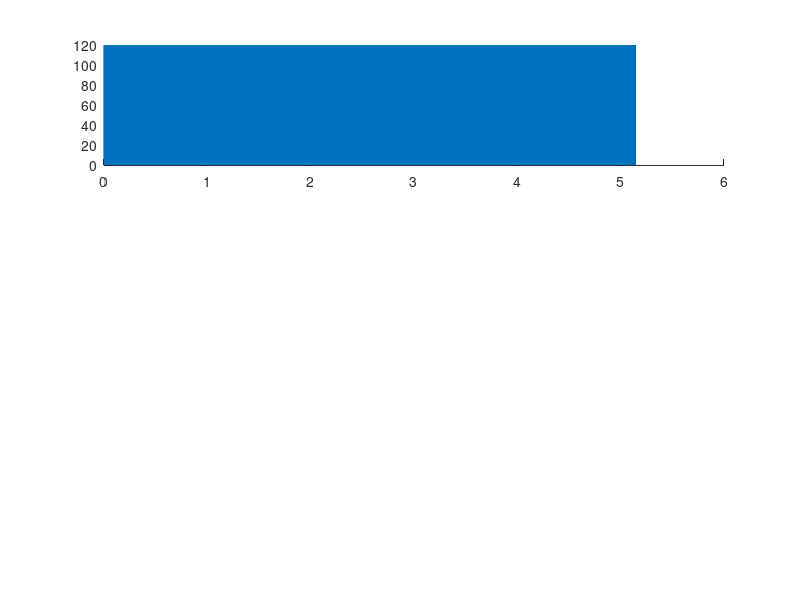

Here is the MATLAB script that generated this plot: (Note: this script raises an error after producing the figure.)
clc
clear 
close all

% Number of runs
nR = 2;

%load files
rd{1,1} = load('SSRTO_results_trial_1');
rd{1,2} = load('SSRTO_results_trial_2');
rd{1,3} = load('SSRTO_results_trial_3');

rd{2,1} = load('HRTO_results_trial_1');
rd{2,2} = load('HRTO_results_trial_2');

rd{3,1} = load('DRTO_results_trial_2');
rd{3,2} = load('DRTO_results_trial_3');

% Optimization sampling time
sT = 10;

% to control figure printing
% false - do not print
% true - print
pPDF = true;
pTIFF = false;
pr = [pPDF, pTIFF];

mark = {'-','-','-'}; % well 1 | 2 |3
mark2 = {'o','none','none'}; % well 1 | 2 |3
line2 = {'none','-','-'}; % well 1 | 2 |3

%\definecolor{HRTO}{RGB}{14,76,146} % YALE #0E4C92
%\definecolor{DRTO}{RGB}{255,36,0} % SCARLET #FF2400 
%\definecolor{SSRTO}{RGB}{207,152,18} % TANGERINE #CF9812A
colorMethod = 1/255*[207,152,18;
                     14,76,146;
                     255,36,0];
                 
colorMap = [0.90,0.90,0.90; %light gray
            0.95,0.95,0.95]; % gelo
cmap = repmat(colorMap,5,1);

colorWell = {'k','b','r'}; % well 1 | 2 |3
inputTitle = {'Well 1','Well 2','Well 3'};
methodTitle = {'SSRTO','ROPA','DRTO'};
parameterTitle_1 = {'\theta_{res,1}','\theta_{res,2}','\theta_{res,3}'};
parameterTitle_2 = {'\theta_{val,1}','\theta_{val,2}','\theta_{val,3}'};

%%
%%%%%%%% 
% DATA %
%%%%%%%%
% final order of the data is 
% DATA{1} (every second)
 % 1: Relative time [s]	
 % 2: FIC-104 setpt [sl/min]	
 % 3: FIC-104 [sl/min]	
 % 4: FIC-105 setpt [sl/min]	
 % 5: FIC-105 [sl/min]	
 % 6: FIC-106 setpt [sl/min]	
 % 7: FIC-106 [sl/min]	
 % 8: CV-101 setpt [l/min]	
 % 9: FI-101 [l/min]	
 % 10: CV-102 setpt [l/min]	
 % 11: FI-102 [l/min]
 % 12: CV-103 setpt [l/min]	
 % 13: FI-103 [l/min]	
 % 14: dP-101 [mbar D]	
 % 15: dP-102 [mbar D]	
 % 16: dP-103 [mbar D]	
 % 17: CV-107 setpt [mbar G]	
 % 18: PI-101 [mbar G]	
 % 19: CV-108 setpt [mbar G]	
 % 20: PI-102 [mbar G]	
 % 21: CV-109 setpt [mbar G]	
 % 22: PI-103 [mbar G]	
 % 23: Pump output pressure setpt [bar g]	
 % 24: PI-104 [bar G]
 % 25: TI-101 [oC]
 % 26: TI-102 [oC]
 % 27: TI-103 [oC]
 % 28: CV-101 current [A]	
 % 29: CV-102 current [A]	
 % 30: CV-103 current [A]	
 % 31: CV-107 current [A]	
 % 32: CV-108 current [A]	
 % 33: CV-109 current [A]	
 % 34: Pump ctrl current [A]
 
% DATA{2} (every minute)
 % 1: SS 
 % 2: EstimationError 
 % 3: OptmizationError 
 % 4: OF 
 % 5: Theta-w1 
 % 6: Theta-w2 
 % 7: Theta-w3 
 % 8: Valve-w1 
 % 9: Valve-w2 
 %10: Valve-w3 
 %11: WroEstimated-w1 
 %12: WroEstimated-w2 
 %13: WroEstimated-w3 
 %14: PrhEstimated-w1 
 %15: PrhEstimated-w2 
 %16: PrhEstimated-w3 
 %17: WroOptimzed-w1 
 %18: WroOptimzed-w2 
 %19: WroOptimzed-w3 
 %20: PrhOptimzed-w1 
 %21: PrhOptimzed-w2 
 %22: PrhOptimzed-w3 
 %23: u0-w1 
 %24: u0-w2 
 %25: u0-w3
 
 %% mean and std calculations 
 % three independent runs with each method. Here, we take the mean and
 % average - the times are not exactly the same, but we approximate it as
 % being the same 

 %dummy
 minRun = zeros(1,2);
 minLength = 1e5; 

 %checking the minimum time length of all the runs
 for ii = 1:3 % methods
     for jj = 1:nR % runs
         tempLength = length(rd{ii,jj}.DATA{1}.B(1,:));
        if  tempLength < minLength
            minLength = tempLength;
            minRun(1) = ii;
            minRun(2) = jj;
        end
         
     end
 end
 
% computing the average and std of all the measurements in the three runs

% generating empty variable for saving the data
for ii = 1:3
    mLV{ii}.mean = zeros(34,minLength);
    mLV{ii}.std = zeros(34,minLength);
    mMA{ii}.mean = zeros(25,floor(minLength/sT));
    mMA{ii}.std = zeros(25,floor(minLength/sT));
    devMeanProfitLV{ii} = [];
end

% for LABVIEW DATA
time = 1:minLength;



for kk = 1:length(time)
   for ii = 1:3 %methods
      temp = [];
      for jj = 1:nR         
          temp = [temp, rd{ii,jj}.DATA{1}.B(:,time(kk))];
      end
                 
      mLV{ii}.mean(:,kk) = mean(temp,2);
      mLV{ii}.std(:,kk) = std(temp,[],2);
      
      temp2 = [];
      for jj = 1:nR         
          temp2 = [temp2, 20*rd{ii,jj}.DATA{1}.B(9,time(kk)) + 10*rd{ii,jj}.DATA{1}.B(11,time(kk)) + 30*rd{ii,jj}.DATA{1}.B(13,time(kk))];
      end
      
      mLV{ii}.profit(:,kk) = mean(temp2,2);
      mLV{ii}.profit_std(:,kk) = std(temp2,[],2);
      
      devMeanProfitLV{ii} = [devMeanProfitLV{ii}, (temp2 - mLV{ii}.profit(:,kk)).^2];
   end
   
   
end

% for MATLAB DATA
timeRTO = 1:sT:minLength;
for kk = 1:length(timeRTO)
   for ii = 1:3
      temp = [];
      for jj = 1:nR         
          temp = [temp, rd{ii,jj}.DATA{2}.B(:,kk)];
      end
                
       mMA{ii}.mean(:,kk) = mean(temp,2);
       mMA{ii}.std(:,kk) = std(temp,[],2);
       
     
      temp2 = [];
      for jj = 1:nR         
          temp2 = [temp2, 20*rd{ii,jj}.DATA{2}.B(17,kk) + 10*rd{ii,jj}.DATA{2}.B(18,kk) + 30*rd{ii,jj}.DATA{2}.B(19,kk)];
      end
      
      mMA{ii}.profit(:,kk) = mean(temp2,2);
      mMA{ii}.profit_std(:,kk) = std(temp2,[],2);
       
   end
end

% No RTO
noRTO = load('no_RTO');
noRTO_profit = 20*noRTO.DATA{1}.B(9,:) + 10*noRTO.DATA{1}.B(11,:) + 30*noRTO.DATA{1}.B(13,:);
ntNoRTO = length(noRTO.DATA{1}.time);

proDifPerArray = [];
meanProfDif= [];

for ii = 1:3
    temp = 100*(mLV{ii}.profit - noRTO_profit(1:minLength))./abs(noRTO_profit(1:minLength));
    
    % applying moving average
    proDifPerArray = [proDifPerArray; medfilt1(temp,60)];
    
    meanProfDif= [meanProfDif, mean(temp)];
end

% % meanProfDif
% temp1 = cumsum(proDifPerArray(1,:)/60);
% temp2 = cumsum(proDifPerArray(2,:)/60);
% temp3 = cumsum(proDifPerArray(3,:)/60);
% 
% temp1(end)
% temp2(end)
% temp3(end)
% 
% temp4 = mean(proDifPerArray(1,:))
% temp5 = mean(proDifPerArray(2,:))
% temp6 = mean(proDifPerArray(3,:))

%%%%%%%%%%%%
% Plotting %
%%%%%%%%%%%%
%% Disturbances vs. Inputs
f = figure(1);

for well = 1:3
    
subplot(3,1,well)    
    hold on
    
    %plotting disturbance regions
    for kk = 1:length(rd{minRun(1),minRun(2)}.distArray) - 1
        X = [rd{minRun(1),minRun(2)}.distArray(kk)/60, rd{minRun(1),minRun(2)}.distArray(kk + 1)/60];
        Y = ones(1,length(X))*120;
        h = area(X,Y,'LineStyle','none','HandleVisibility','off');
        h(1).FaceColor = cmap(kk,:);
    end

        for ii = 1:3 %methods mean
            plot(time/60,mLV{ii}.mean(3 + 2*(well - 1),:),'Color',colorMethod(ii,:),'LineStyle',mark{ii},'Linewidth',1.5)   
        end
        
        yline(1,':','LineWidth',1,'HandleVisibility','off');
        yline(5.5,':','LineWidth',1,'HandleVisibility','off');
        hold off

        % limits
        xlim([0 time(end)/60])
        
        % chosen manually
        if well == 1
            ylim([2 3])
        elseif well == 2
            ylim([1 2.5])
        else
            ylim([2.5 4.5])
        end
        
        if well == 2
            legend(methodTitle,'Position',[0.75 0.50 0.16 0.12]);
        end
        xlabel('time [min]')
        ylabel('Q_{g} [sL/min]')
        
        tit = ['Well ',num2str(well)];
        title(tit)
             
end

if pr(1)
    save_name = 'Results_Inputs.pdf';
    print(f,save_name,'-dpdf')
end
if pr(2)
    save_name = 'Results_Inputs_.tif';
    print(f,'-r1200','-dtiff',save_name);
end

%% Inputs variability
for well = 1:3
    f = figure(well + 3);
    
    %%%%%%%%%%%%%%%%%%%%%%%%%%%%    
    % Different implementations 
    %%%%%%%%%%%%%%%%%%%%%%%%%%%%
    for ii = 1:3 %methods
        subplot(3,1,ii)
        hold on
        
        %plotting disturbance regions
        for kk = 1:length(rd{minRun(1),minRun(2)}.distArray) - 1
            X = [rd{minRun(1),minRun(2)}.distArray(kk)/60, rd{minRun(1),minRun(2)}.distArray(kk + 1)/60];
            Y = ones(1,length(X))*120;
            h = area(X,Y,'LineStyle','none','HandleVisibility','off');
            h(1).FaceColor = cmap(kk,:);
        end
        
        % mean
        plot(time/60,mLV{ii}.mean(3 + 2*(well - 1),:),'Color',colorMethod(ii,:),'LineStyle',mark{ii},'Linewidth',1.5)
        % plus/minus std
        plot(time/60,mLV{ii}.mean(3 + 2*(well - 1),:) + 2*mLV{ii}.std(3 + 2*(well - 1),:),'Color',colorMethod(ii,:),'LineStyle',':','Linewidth',1)
        plot(time/60,mLV{ii}.mean(3 + 2*(well - 1),:) - 2*mLV{ii}.std(3 + 2*(well - 1),:),'Color',colorMethod(ii,:),'LineStyle',':','Linewidth',1)

        hold off
        
        % limits
        xlim([0 time(end)/60])
        
        % chosen manually
        if well == 1
            ylim([2 3.5])
        elseif well == 2
            ylim([1 2.5])
        else
            ylim([2.5 4.5])
        end
        
        legend({'\mu','\mu + 2\sigma','\mu - 2\sigma'},'Location','best');

        tit = ['Well ',num2str(well),': ',methodTitle{ii}];
        title(tit);
        xlabel('time [min]')
        ylabel('Q_{g} [sL/min]')
    end
      
    if pr(1)
        save_name = ['Results_InputsVar_Well_',num2str(well),'.pdf'];
        print(f,save_name,'-dpdf')
    end
    if pr(2)
        save_name = ['Results_InputsVar_Well_',num2str(well),'.tif'];
        print(f,'-r1200','-dtiff',save_name);
    end
           
end

%% Profit variability
f = figure(7);

for ii = 1:3
    
    subplot(3,1,ii)
    hold on
    
    %plotting disturbance regions
    for kk = 1:length(rd{minRun(1),minRun(2)}.distArray) - 1
        X = [rd{minRun(1),minRun(2)}.distArray(kk)/60, rd{minRun(1),minRun(2)}.distArray(kk + 1)/60];
        Y = ones(1,length(X))*600;
        h = area(X,Y,'LineStyle','none','HandleVisibility','off');
        h(1).FaceColor = cmap(kk,:);
    end
    
    % mean
    plot(time/60,mLV{ii}.profit,'Color',colorMethod(ii,:),'LineStyle',mark{ii},'Linewidth',1.5)
    % plus/minus std
    plot(time/60,mLV{ii}.profit + 2*sqrt(mean(devMeanProfitLV{ii})),'Color',colorMethod(ii,:),'LineStyle',':','Linewidth',0.75)
    plot(time/60,mLV{ii}.profit - 2*sqrt(mean(devMeanProfitLV{ii})),'Color',colorMethod(ii,:),'LineStyle',':','Linewidth',0.75)
    
    hold off
    
    % limits
    xlim([0 time(end)/60])
    ylim([280 520])
    
    legend({'\mu','\mu + 2\sigma','\mu - 2\sigma'},'Location','best');
    
    title(methodTitle{ii});
    xlabel('time [min]')
    ylabel('J_{inst.} [$/min]')
end
      
    if pr(1)
        save_name = 'Results_ProfitVar.pdf';
        print(f,save_name,'-dpdf')
    end
    if pr(2)
        save_name = 'Results_ProfitVar.tif';
        print(f,'-r1200','-dtiff',save_name);
    end


%% SS Detection
f = figure(8);

subplot(3,1,1)
    hold on
    
    %plotting disturbance regions
    for kk = 1:length(rd{minRun(1),minRun(2)}.distArray) - 1
        X = [rd{minRun(1),minRun(2)}.distArray(kk)/60, rd{minRun(1),minRun(2)}.distArray(kk + 1)/60];
        Y = ones(1,length(X))*120;
        h = area(X,Y,'LineStyle','none','HandleVisibility','off');
        h(1).FaceColor = cmap(kk,:);
    end

    plot(rd{minRun(1),minRun(2)}.DATA{1}.time/60,100*(rd{minRun(1),minRun(2)}.DATA{1}.B(28,:) - 0.004)./(0.02 - 0.004),'k:','Linewidth',1.5)
    plot(rd{minRun(1),minRun(2)}.DATA{1}.time/60,100*(rd{minRun(1),minRun(2)}.DATA{1}.B(29,:) - 0.004)./(0.02 - 0.004),'k--','Linewidth',1.5)
    plot(rd{minRun(1),minRun(2)}.DATA{1}.time/60,100*(rd{minRun(1),minRun(2)}.DATA{1}.B(30,:) - 0.004)./(0.02 - 0.004),'k-.','Linewidth',1.5)
    
    hold off

    xlim([0 rd{minRun(1),minRun(2)}.DATA{1}.time(end)/60])
    ylim([10 90])
    legend({'CV101','CV102','CV103'},'Position',[0.77 0.82 0.135 0.10]);

    title('Disturbances')
    ylabel('valve open. [%]')
    xlabel('time [min]')

        
% subplot(3,1,2)
%     hold on 
%     
%     %plotting disturbance regions
%     for kk = 1:length(rd{minRun(1),minRun(2)}.distArray) - 1
%         X = [rd{minRun(1),minRun(2)}.distArray(kk)/60, rd{minRun(1),minRun(2)}.distArray(kk + 1)/60];
%         Y = ones(1,length(X))*120;
%         h = area(X,Y,'LineStyle','none','HandleVisibility','off');
%         h(1).FaceColor = cmap(kk,:);
%     end
%     
%     plot(rd{1,1}.DATA{1}.time/60,3*rd{1,1}.DATA{1}.B(9,:),'r:','Linewidth',1.5)
%     plot(rd{1,1}.DATA{1}.time/60,2*rd{1,1}.DATA{1}.B(11,:),'k--','Linewidth',1.5)
%     plot(rd{1,1}.DATA{1}.time/60,1*rd{1,1}.DATA{1}.B(13,:),'b-.','Linewidth',1.5)
% 
%     
%     hold off
%     
%     xlim([0 time(end)/60])
%     ylim([10 14])
%     xlabel('time [min]')
%     ylabel('Q_{l} [L/min]')
% 
%     title('Representative Measurements (liquid flowrates)')
%     
subplot(3,1,2)
    hold on 
    plot(timeRTO/60,1*rd{1,1}.DATA{2}.B(1,:),'x','MarkerSize',5)
    plot(timeRTO/60,2*rd{1,2}.DATA{2}.B(1,:),'x','MarkerSize',5)
    plot(timeRTO/60,3*rd{1,3}.DATA{2}.B(1,:),'x','MarkerSize',5)
    grid on 
    box on
    
    xlim([0 timeRTO(end)/60])
    ylim([0.5 3.5])
    yticks(1:3)
    yticklabels({'Run 1','Run 2','Run 3'})
    
    title('Steady-state detection flag')
    xlabel('time [min]')

    if pr(1)
        save_name = 'Results_SSDet.pdf';
        print(f,save_name,'-dpdf')
    end
    if pr(2)
        save_name = 'Results_SSDet.tif';
        print(f,'-r1200','-dtiff',save_name);
    end

%% Disturbances vs. Parameter estimates (Reservoir Valves)
 f = figure(9);

for well = 1:3
subplot(3,1,well)    
    hold on
    
    %plotting disturbance regions
    for kk = 1:length(rd{minRun(1),minRun(2)}.distArray) - 1
        X = [rd{minRun(1),minRun(2)}.distArray(kk)/60, rd{minRun(1),minRun(2)}.distArray(kk + 1)/60];
        Y = ones(1,length(X))*120;
        h = area(X,Y,'LineStyle','none','HandleVisibility','off');
        h(1).FaceColor = cmap(kk,:);
    end

        for ii = 1:3 %methods mean
            isNZ=(~rd{ii,1}.DATA{2}.B((4 + well),:)==0);           % addressing logical array of nonzero elements
            plot(timeRTO(isNZ)/60,rd{ii,1}.DATA{2}.B((4 + well),isNZ),...
                'Color',colorMethod(ii,:),...
                'Linewidth',1.5,...
                'Marker',mark2{ii},...
                'LineStyle',line2{ii})
            
            
%             isNZ=(~mMA{ii}.mean((4 + well),:)==0);           % addressing logical array of nonzero elements
%             plot(timeRTO(isNZ)/60,mMA{ii}.mean((4 + well),isNZ),...
%                 'Color',colorMethod(ii,:),...
%                 'Linewidth',1.5,...
%                 'Marker',mark2{ii},...
%                 'LineStyle',line2{ii})

        end
        
        %yline(1,':','LineWidth',1,'HandleVisibility','off');
        %yline(5.5,':','LineWidth',1,'HandleVisibility','off');
        hold off

        % limits
        xlim([0 time(end)/60])
        
        % chosen manually
        if well == 1
            ylim([0 0.5])
        elseif well == 2
            ylim([0 0.2])
        else
            ylim([0 0.5])
        end
        
        if well == 2
            legend(methodTitle,'Position',[0.75 0.82 0.16 0.12]);
        end
        
        xlabel('time [min]')
        ylabel('\theta_{res}')
        
        tit = ['Well ',num2str(well)];
        title(tit)
              
end

if pr(1)
    save_name = 'Results_ParReservoir.pdf';
    print(f,save_name,'-dpdf')
end
if pr(2)
    save_name = 'Results_ParReservoir_.tif';
    print(f,'-r1200','-dtiff',save_name);
end

%% Disturbances vs. Parameter estimates (Top Valves)
f = figure(12);

for well = 1:3
subplot(3,1,well)   
    hold on
    
    %plotting disturbance regions
    for kk = 1:length(rd{minRun(1),minRun(2)}.distArray) - 1
        X = [rd{minRun(1),minRun(2)}.distArray(kk)/60, rd{minRun(1),minRun(2)}.distArray(kk + 1)/60];
        Y = ones(1,length(X))*120;
        h = area(X,Y,'LineStyle','none','HandleVisibility','off');
        h(1).FaceColor = cmap(kk,:);
    end

        for ii = 1:3 %methods mean
            isNZ=(~rd{ii,2}.DATA{2}.B((7 + well),:)==0);           % addressing logical array of nonzero elements
            plot(timeRTO(isNZ)/60,rd{ii,2}.DATA{2}.B((7 + well),isNZ),...
                    'Color',colorMethod(ii,:),...
                    'Linewidth',1.5,...
                    'Marker',mark2{ii},...
                    'LineStyle',line2{ii})                           

                
%             isNZ=(~mMA{ii}.mean((4 + well),:)==0);           % addressing logical array of nonzero elements
%             plot(timeRTO(isNZ)/60,mMA{ii}.mean((4 + well),isNZ),...
%                     'Color',colorMethod(ii,:),...
%                     'Linewidth',1.5,...
%                     'Marker',mark2{ii},...
%                     'LineStyle',line2{ii}) 
        end
        
        %yline(1,':','LineWidth',1,'HandleVisibility','off');
        %yline(5.5,':','LineWidth',1,'HandleVisibility','off');
        hold off

        % limits
        xlim([0 time(end)/60])
        
        % chosen manually
        if well == 1
            ylim([0.4 1])
        elseif well == 2
            ylim([0.4 1])
        else
            ylim([0.5 1.1])
        end
        
%         if well == 2
%             legend(methodTitle,'Position',[0.75 0.50 0.16 0.12]);
%         end
        
        xlabel('time [min]')
        ylabel('\theta_{top}')
        
        tit = ['Well ',num2str(well)];
        title(tit)
                
end

if pr(1)
    save_name = 'Results_ParTop.pdf';
    print(f,save_name,'-dpdf')
end
if pr(2)
    save_name = 'Results_ParTop.tif';
    print(f,'-r1200','-dtiff',save_name);
end

%% Disturbances vs. Delta Input
f = figure(15);
% subplot(4,1,1)
%     hold on
%     
%     %plotting disturbance regions
%     for kk = 1:length(rd{minRun(1),minRun(2)}.distArray) - 1
%         X = [rd{minRun(1),minRun(2)}.distArray(kk)/60, rd{minRun(1),minRun(2)}.distArray(kk + 1)/60];
%         Y = ones(1,length(X))*120;
%         h = area(X,Y,'LineStyle','none','HandleVisibility','off');
%         h(1).FaceColor = cmap(kk,:);
%     end
% 
%     plot(rd{minRun(1),minRun(2)}.DATA{1}.time/60,100*(rd{minRun(1),minRun(2)}.DATA{1}.B(28,:) - 0.004)./(0.02 - 0.004),'k:','Linewidth',1.5)
%     plot(rd{minRun(1),minRun(2)}.DATA{1}.time/60,100*(rd{minRun(1),minRun(2)}.DATA{1}.B(29,:) - 0.004)./(0.02 - 0.004),'k--','Linewidth',1.5)
%     plot(rd{minRun(1),minRun(2)}.DATA{1}.time/60,100*(rd{minRun(1),minRun(2)}.DATA{1}.B(30,:) - 0.004)./(0.02 - 0.004),'k-.','Linewidth',1.5)
%     
%     hold off
% 
%     xlim([0 rd{minRun(1),minRun(2)}.DATA{1}.time(end)/60])
%     ylim([10 90])
%     legend({'well 1','well 2','well 3'},'Position',[0.792261904761905 0.840429079345783 0.135119047619048 0.102380952380952]);
% 
%     title('Disturbances')
%     ylabel('valve open. [%]')
% 
% for well = 1:3
% %%%%%%%%%%%%%%%%%%%%%%%%%%%%    
% % Different wells 
% %%%%%%%%%%%%%%%%%%%%%%%%%%%%
% subplot(4,1,1 + well)    
%     hold on
%     
%     %plotting disturbance regions
%     for kk = 1:length(rd{minRun(1),minRun(2)}.distArray) - 1
%         X = [rd{minRun(1),minRun(2)}.distArray(kk)/60, rd{minRun(1),minRun(2)}.distArray(kk + 1)/60];
%         Y = ones(1,length(X))*120;
%         h = area(X,Y,'LineStyle','none','HandleVisibility','off');
%         h(1).FaceColor = cmap(kk,:);
%     end
% 
%         for ii = 1:3 %methods mean
%             
%             nData = size(mLV{ii}.mean,2);
%             deltaU = mLV{ii}.mean(2 + 2*(well - 1),2:nData) - mLV{ii}.mean(2 + 2*(well - 1),1:nData-1);
%             timeDu = 2:nData;
%             
%             stairs(timeDu/60,deltaU,...
%                     'Color',colorMethod(ii,:),...
%                     'Linewidth',1.5)                           
%         end
%         
%         %yline(1,':','LineWidth',1,'HandleVisibility','off');
%         %yline(5.5,':','LineWidth',1,'HandleVisibility','off');
%         hold off
% 
%         % limits
%         xlim([0 timeDu(end)/60])
%         
%         % chosen manually
%         ylim([0 0.2])
% 
%         %legend(methodTitle,'Location','best');
%         xlabel('time [min]')
%         ylabel('\Delta u [sL/min]')
%         
%         tit = ['Well ',num2str(well)];
%         title(tit)
%                   
% end

for well = 1:3

    for ii = 1:3
        nData = size(mLV{ii}.mean,2);
        deltaU = mLV{ii}.mean(2 + 2*(well - 1),2:nData) - mLV{ii}.mean(2 + 2*(well - 1),1:nData-1);
        
        subplot(1,3,well), 
            hold on
            plot(ii*ones(1,length(deltaU)),deltaU,'Color',colorMethod(ii,:),'marker','+','linestyle','none','MarkerSize',5)
        
    end
    box on 
    grid on
    
    ylim([-0.7 0.7])
    xlim([0.5 3.5])
    xticks(1:3)
    xticklabels(methodTitle)
    xtickangle(45)
    
    ylabel('\Delta Q_{gl} [sL/min]')
    title(inputTitle{well})

end
hold off

if pr(1)
    save_name = 'Results_DeltaU.pdf';
    print(f,save_name,'-dpdf')
end
if pr(2)
    save_name = 'Results_DeltaU.tif';
    print(f,'-r1200','-dtiff',save_name);
end

%% Disturbances vs. profit difference (naive)
f = figure(16);

for ii = 1:3
    subplot(4,1,ii)
    hold on
    %plotting disturbance regions
    for kk = 1:length(rd{minRun(1),minRun(2)}.distArray) - 1
        X = [rd{minRun(1),minRun(2)}.distArray(kk)/60, rd{minRun(1),minRun(2)}.distArray(kk + 1)/60];
        Y = ones(1,length(X))*10;
        h = area(X,Y,'LineStyle','none','HandleVisibility','off');
        h(1).FaceColor = cmap(kk,:);
        h.BaseValue = - 5;
    end
    
    plot(time/60,proDifPerArray(ii,:),'Color',colorMethod(ii,:),'LineWidth',1.5)
    
    yline(0,'k:','LineWidth',1.0);
    %     yline(5,'k:','LineWidth',1.0,'HandleVisibility','off');
    %     yline(-5,'k:','LineWidth',1.0,'HandleVisibility','off');
    
    grid on
    
    %legend({'100(\psi - \psi_{naive})/\psi_{naive}','Filtered value','Reference'},'Location','northwest')
    title(methodTitle(ii))
    xlim([0 time(end)/60])
    ylim([-5 5])
    xlabel('time [min]')
    ylabel('J_{dif} [% /min]')

    
end

subplot(4,1,4)
hold on
%plotting disturbance regions
for kk = 1:length(rd{minRun(1),minRun(2)}.distArray) - 1
    X = [rd{minRun(1),minRun(2)}.distArray(kk)/60, rd{minRun(1),minRun(2)}.distArray(kk + 1)/60];
    Y = ones(1,length(X))*3000;
    h = area(X,Y,'LineStyle','none','HandleVisibility','off');
    h(1).FaceColor = cmap(kk,:);
end

for ii = 1:3
    %divide by 60 to adjust time scale
    plot(time/60,cumsum(proDifPerArray(ii,:)/60),'Color',colorMethod(ii,:),'LineWidth',1.5)
    
%     yline(0,'k:','LineWidth',1.0);
%     %     yline(5,'k:','LineWidth',1.0,'HandleVisibility','off');
%     %     yline(-5,'k:','LineWidth',1.0,'HandleVisibility','off');
%         
    %legend({'100(\psi - \psi_{naive})/\psi_{naive}','Filtered value','Reference'},'Location','northwest')
    title('Cummulative value')
    xlim([0 time(end)/60])
    ylim([0 40])
    yticks(0:10:40)
    xlabel('time [min]')
    ylabel('\Sigma J_{dif} [%]')

    
end

hold off

if pr(1)
    print(f,'Results_Profit_Dif','-dpdf')
end
if pr(2)
    print(f,'-r1200','-dtiff','Results_Profit_Dif.tif');
end


